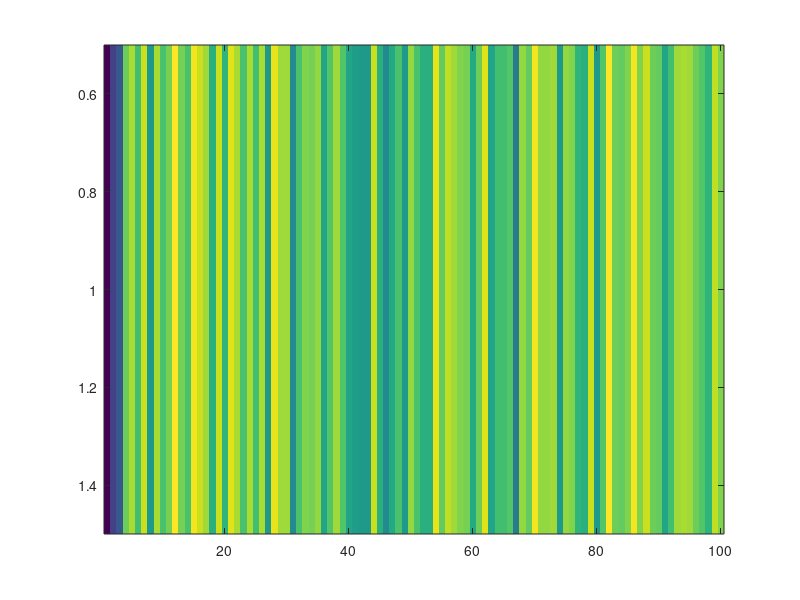
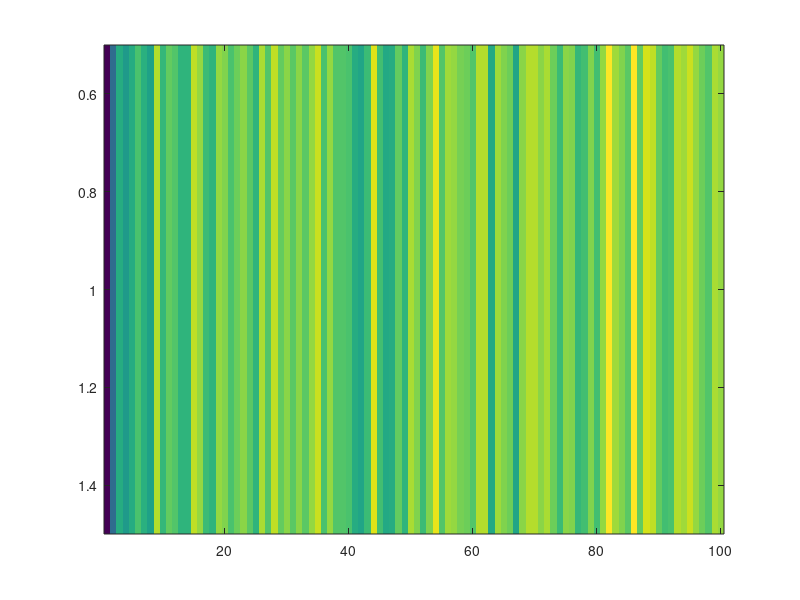
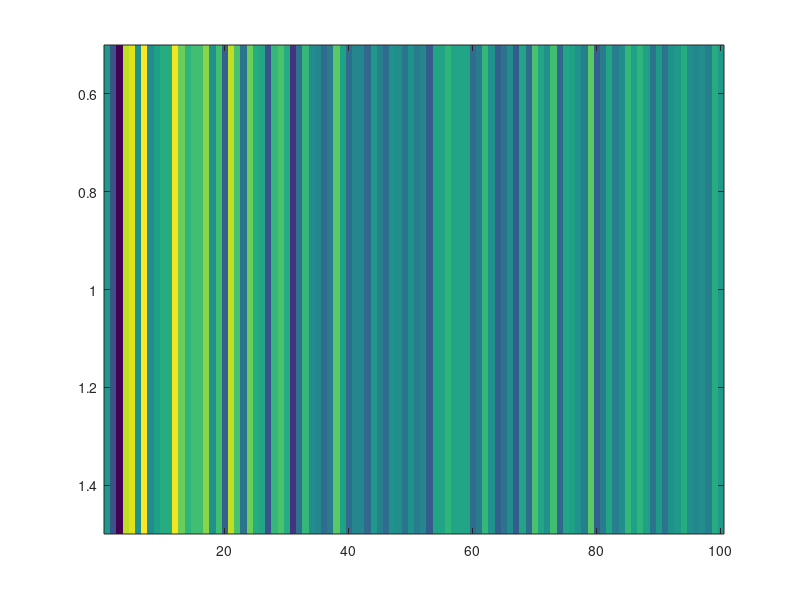

The MATLAB script that drew these images, in order:
function Graficas()
%%%%%%%%%%%%%%%%%%%%%%%%%%%%%%%%%%%%%%%%%%%%%%%%%%%%%%%%%%%%%%%%%%%%%%
%       Algoritmo para usar Redes Neuronales Artificiales
%       a partir de la libreria NetLab.
%
%       Clasificacion de las 24 Caracteristicas para Detectar
%       Exudados Duros.
%       Mario Xavier Canche Uc
%%%%%%%%%%%%%%%%%%%%%%%%%%%%%%%%%%%%%%%%%%%%%%%%%%%%%%%%%%%%%%%%%%%%%%

 
    close all
%%%%%%%%%%%%%%%%%%%   Obtenemos los datos   %%%%%%%%%%%%%%%%%%%%%%%%%
    load ACCURACY.mat
    load SN.mat
    load PPV.mat
    
    figure, imagesc(ACCURACY)
    figure, imagesc(SN)
    figure, imagesc(PPV)
end
